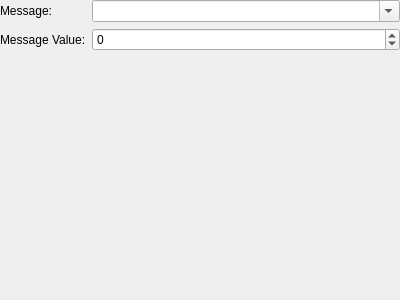
<?xml version="1.0" encoding="UTF-8"?>
<ui version="4.0">
 <class>EventExNPCMessage</class>
 <widget class="QWidget" name="EventExNPCMessage">
  <property name="geometry">
   <rect>
    <x>0</x>
    <y>0</y>
    <width>400</width>
    <height>300</height>
   </rect>
  </property>
  <layout class="QVBoxLayout" name="verticalLayout">
   <property name="leftMargin">
    <number>0</number>
   </property>
   <property name="topMargin">
    <number>0</number>
   </property>
   <property name="rightMargin">
    <number>0</number>
   </property>
   <property name="bottomMargin">
    <number>0</number>
   </property>
   <item>
    <layout class="QFormLayout" name="formLayout">
     <property name="fieldGrowthPolicy">
      <enum>QFormLayout::AllNonFixedFieldsGrow</enum>
     </property>
     <item row="0" column="0">
      <widget class="QLabel" name="lblMessage">
       <property name="text">
        <string>Message:</string>
       </property>
      </widget>
     </item>
     <item row="0" column="1">
      <widget class="QComboBox" name="message">
       <property name="editable">
        <bool>true</bool>
       </property>
      </widget>
     </item>
     <item row="1" column="0">
      <widget class="QLabel" name="lblMessageValue">
       <property name="text">
        <string>Message Value:</string>
       </property>
      </widget>
     </item>
     <item row="1" column="1">
      <widget class="QSpinBox" name="messageValue">
       <property name="minimum">
        <number>-2147483647</number>
       </property>
       <property name="maximum">
        <number>2147483647</number>
       </property>
      </widget>
     </item>
    </layout>
   </item>
  </layout>
 </widget>
 <resources/>
 <connections/>
</ui>
